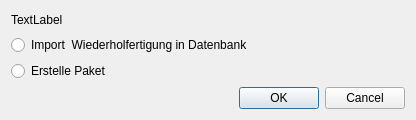
<?xml version="1.0" encoding="UTF-8"?>
<ui version="4.0">
 <class>Dialog_Repetition</class>
 <widget class="QDialog" name="Dialog_Repetition">
  <property name="geometry">
   <rect>
    <x>0</x>
    <y>0</y>
    <width>416</width>
    <height>120</height>
   </rect>
  </property>
  <property name="windowTitle">
   <string>Wiederholfertigung</string>
  </property>
  <layout class="QVBoxLayout" name="verticalLayout">
   <item>
    <widget class="QLabel" name="label_LastProduction">
     <property name="text">
      <string>TextLabel</string>
     </property>
    </widget>
   </item>
   <item>
    <widget class="QRadioButton" name="radioButton_Import">
     <property name="text">
      <string>Import  Wiederholfertigung in Datenbank</string>
     </property>
    </widget>
   </item>
   <item>
    <widget class="QRadioButton" name="radioButton_Paket">
     <property name="text">
      <string>Erstelle Paket</string>
     </property>
    </widget>
   </item>
   <item>
    <widget class="QDialogButtonBox" name="buttonBox">
     <property name="orientation">
      <enum>Qt::Horizontal</enum>
     </property>
     <property name="standardButtons">
      <set>QDialogButtonBox::Cancel|QDialogButtonBox::Ok</set>
     </property>
    </widget>
   </item>
  </layout>
 </widget>
 <resources/>
 <connections>
  <connection>
   <sender>buttonBox</sender>
   <signal>accepted()</signal>
   <receiver>Dialog_Repetition</receiver>
   <slot>accept()</slot>
   <hints>
    <hint type="sourcelabel">
     <x>248</x>
     <y>254</y>
    </hint>
    <hint type="destinationlabel">
     <x>157</x>
     <y>274</y>
    </hint>
   </hints>
  </connection>
  <connection>
   <sender>buttonBox</sender>
   <signal>rejected()</signal>
   <receiver>Dialog_Repetition</receiver>
   <slot>reject()</slot>
   <hints>
    <hint type="sourcelabel">
     <x>316</x>
     <y>260</y>
    </hint>
    <hint type="destinationlabel">
     <x>286</x>
     <y>274</y>
    </hint>
   </hints>
  </connection>
 </connections>
</ui>
